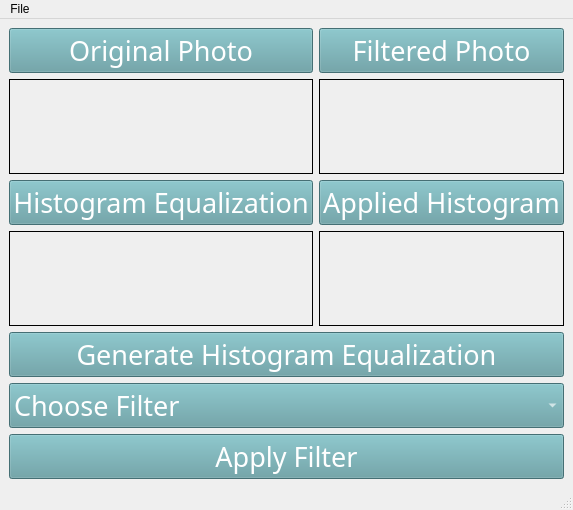
<?xml version="1.0" encoding="UTF-8"?>
<ui version="4.0">
 <class>MainWindow</class>
 <widget class="QMainWindow" name="MainWindow">
  <property name="geometry">
   <rect>
    <x>0</x>
    <y>0</y>
    <width>475</width>
    <height>510</height>
   </rect>
  </property>
  <property name="windowTitle">
   <string>MainWindow</string>
  </property>
  <widget class="QWidget" name="centralwidget">
   <layout class="QHBoxLayout" name="horizontalLayout">
    <item>
     <layout class="QGridLayout" name="gridLayout">
      <item row="2" column="0">
       <widget class="QPushButton" name="pushButton_5">
        <property name="font">
         <font>
          <family>Agency FB</family>
          <pointsize>20</pointsize>
         </font>
        </property>
        <property name="autoFillBackground">
         <bool>false</bool>
        </property>
        <property name="styleSheet">
         <string notr="true">background-color: rgb(96, 156, 162);
color: rgb(255, 255, 255);</string>
        </property>
        <property name="text">
         <string>Histogram Equalization</string>
        </property>
       </widget>
      </item>
      <item row="1" column="1">
       <widget class="QLabel" name="label">
        <property name="frameShape">
         <enum>QFrame::Box</enum>
        </property>
        <property name="text">
         <string/>
        </property>
        <property name="scaledContents">
         <bool>true</bool>
        </property>
        <property name="alignment">
         <set>Qt::AlignCenter</set>
        </property>
       </widget>
      </item>
      <item row="3" column="1">
       <widget class="QLabel" name="label_4">
        <property name="frameShape">
         <enum>QFrame::Box</enum>
        </property>
        <property name="text">
         <string/>
        </property>
        <property name="scaledContents">
         <bool>true</bool>
        </property>
        <property name="alignment">
         <set>Qt::AlignCenter</set>
        </property>
       </widget>
      </item>
      <item row="3" column="0">
       <widget class="QLabel" name="label_3">
        <property name="frameShape">
         <enum>QFrame::Box</enum>
        </property>
        <property name="text">
         <string/>
        </property>
        <property name="scaledContents">
         <bool>true</bool>
        </property>
        <property name="alignment">
         <set>Qt::AlignCenter</set>
        </property>
       </widget>
      </item>
      <item row="4" column="0" colspan="2">
       <widget class="QPushButton" name="pushButton">
        <property name="font">
         <font>
          <family>Agency FB</family>
          <pointsize>20</pointsize>
          <weight>50</weight>
          <bold>false</bold>
         </font>
        </property>
        <property name="layoutDirection">
         <enum>Qt::LeftToRight</enum>
        </property>
        <property name="autoFillBackground">
         <bool>false</bool>
        </property>
        <property name="styleSheet">
         <string notr="true">background-color: rgb(96, 156, 162);
color: rgb(255, 255, 255);</string>
        </property>
        <property name="text">
         <string>Generate Histogram Equalization</string>
        </property>
        <property name="autoDefault">
         <bool>false</bool>
        </property>
       </widget>
      </item>
      <item row="2" column="1">
       <widget class="QPushButton" name="pushButton_6">
        <property name="font">
         <font>
          <family>Agency FB</family>
          <pointsize>20</pointsize>
         </font>
        </property>
        <property name="autoFillBackground">
         <bool>false</bool>
        </property>
        <property name="styleSheet">
         <string notr="true">background-color: rgb(96, 156, 162);
color: rgb(255, 255, 255);</string>
        </property>
        <property name="text">
         <string>Applied Histogram</string>
        </property>
       </widget>
      </item>
      <item row="0" column="1">
       <widget class="QPushButton" name="pushButton_4">
        <property name="font">
         <font>
          <family>Agency FB</family>
          <pointsize>20</pointsize>
          <weight>50</weight>
          <bold>false</bold>
         </font>
        </property>
        <property name="autoFillBackground">
         <bool>false</bool>
        </property>
        <property name="styleSheet">
         <string notr="true">background-color: rgb(96, 156, 162);
color: rgb(255, 255, 255);</string>
        </property>
        <property name="text">
         <string>Filtered Photo</string>
        </property>
       </widget>
      </item>
      <item row="1" column="0">
       <widget class="QLabel" name="label_2">
        <property name="frameShape">
         <enum>QFrame::Box</enum>
        </property>
        <property name="text">
         <string/>
        </property>
        <property name="scaledContents">
         <bool>true</bool>
        </property>
        <property name="alignment">
         <set>Qt::AlignCenter</set>
        </property>
       </widget>
      </item>
      <item row="5" column="0" colspan="2">
       <widget class="QComboBox" name="comboBox">
        <property name="enabled">
         <bool>true</bool>
        </property>
        <property name="sizePolicy">
         <sizepolicy hsizetype="Preferred" vsizetype="Fixed">
          <horstretch>0</horstretch>
          <verstretch>0</verstretch>
         </sizepolicy>
        </property>
        <property name="font">
         <font>
          <family>Agency FB</family>
          <pointsize>20</pointsize>
          <weight>50</weight>
          <italic>false</italic>
          <bold>false</bold>
          <underline>false</underline>
          <strikeout>false</strikeout>
          <stylestrategy>PreferAntialias</stylestrategy>
          <kerning>false</kerning>
         </font>
        </property>
        <property name="layoutDirection">
         <enum>Qt::LeftToRight</enum>
        </property>
        <property name="autoFillBackground">
         <bool>false</bool>
        </property>
        <property name="styleSheet">
         <string notr="true">background-color: rgb(96, 156, 162);
color: rgb(255, 255, 255);</string>
        </property>
        <property name="editable">
         <bool>false</bool>
        </property>
        <property name="sizeAdjustPolicy">
         <enum>QComboBox::AdjustToContents</enum>
        </property>
        <property name="duplicatesEnabled">
         <bool>false</bool>
        </property>
        <item>
         <property name="text">
          <string>Choose Filter </string>
         </property>
        </item>
        <item>
         <property name="text">
          <string>Low Pass(Spatial)</string>
         </property>
        </item>
        <item>
         <property name="text">
          <string>High Pass(Spatial)</string>
         </property>
        </item>
        <item>
         <property name="text">
          <string>Low Pass(Frequency)</string>
         </property>
        </item>
        <item>
         <property name="text">
          <string>High Pass(Frequency)</string>
         </property>
        </item>
        <item>
         <property name="text">
          <string>Median</string>
         </property>
        </item>
        <item>
         <property name="text">
          <string>Laplacian</string>
         </property>
        </item>
       </widget>
      </item>
      <item row="6" column="0" colspan="2">
       <widget class="QPushButton" name="pushButton_2">
        <property name="font">
         <font>
          <family>Agency FB</family>
          <pointsize>20</pointsize>
          <weight>50</weight>
          <bold>false</bold>
          <kerning>false</kerning>
         </font>
        </property>
        <property name="autoFillBackground">
         <bool>false</bool>
        </property>
        <property name="styleSheet">
         <string notr="true">background-color: rgb(96, 156, 162);
color: rgb(255, 255, 255);</string>
        </property>
        <property name="text">
         <string>Apply Filter</string>
        </property>
       </widget>
      </item>
      <item row="0" column="0">
       <widget class="QPushButton" name="pushButton_3">
        <property name="font">
         <font>
          <family>Agency FB</family>
          <pointsize>20</pointsize>
          <weight>50</weight>
          <bold>false</bold>
         </font>
        </property>
        <property name="autoFillBackground">
         <bool>false</bool>
        </property>
        <property name="styleSheet">
         <string notr="true">background-color: rgb(96, 156, 162);
color: rgb(255, 255, 255);
</string>
        </property>
        <property name="text">
         <string>Original Photo</string>
        </property>
       </widget>
      </item>
     </layout>
    </item>
   </layout>
  </widget>
  <widget class="QMenuBar" name="menubar">
   <property name="geometry">
    <rect>
     <x>0</x>
     <y>0</y>
     <width>475</width>
     <height>18</height>
    </rect>
   </property>
   <widget class="QMenu" name="menuChoose_Photo">
    <property name="title">
     <string>File</string>
    </property>
    <addaction name="actionChoose_Photo"/>
   </widget>
   <addaction name="menuChoose_Photo"/>
  </widget>
  <widget class="QStatusBar" name="statusbar"/>
  <action name="actionChoose_Photo">
   <property name="text">
    <string>Choose Photo</string>
   </property>
  </action>
 </widget>
 <resources/>
 <connections/>
</ui>
